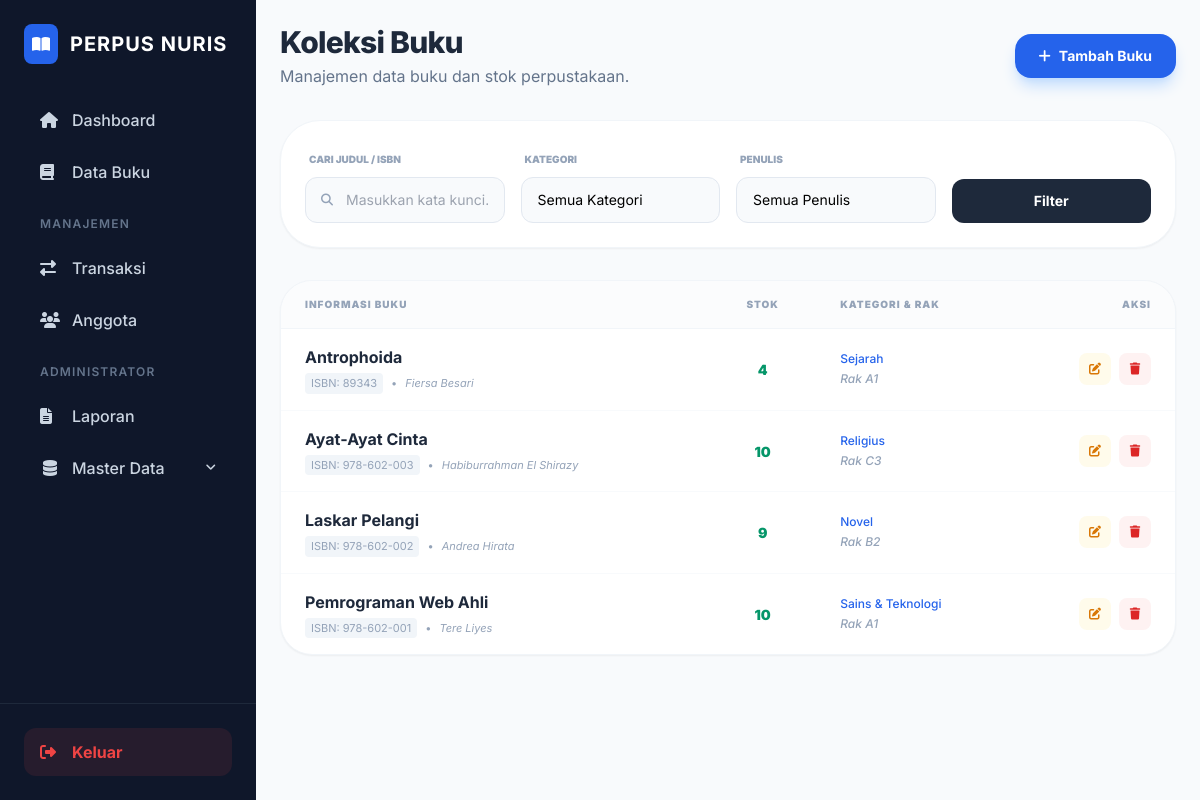
Page /pages/buku/index.php (signed in) on the committed database.
### tables this page shows
CREATE TABLE `buku` (
  `id` int NOT NULL,
  `judul_buku` varchar(255) NOT NULL,
  `isbn` varchar(20) DEFAULT NULL,
  `stok` int DEFAULT '0',
  `tahun_terbit` year DEFAULT NULL,
  `id_kategori` int DEFAULT NULL,
  `id_penulis` int DEFAULT NULL,
  `id_penerbit` int DEFAULT NULL,
  `id_rak` int DEFAULT NULL
);

CREATE TABLE `penulis` (
  `id` int NOT NULL,
  `nama_penulis` varchar(100) NOT NULL,
  `biografi` text
);

CREATE TABLE `kategori` (
  `id` int NOT NULL,
  `nama_kategori` varchar(50) NOT NULL
);

CREATE TABLE `rak` (
  `id` int NOT NULL,
  `nama_rak` varchar(50) NOT NULL,
  `lokasi` varchar(100) DEFAULT NULL
);

### pages/buku/index.php (the view, shortened to what this page needs)
<?php
require_once "../../konek.php";
require_once "../../layout/header.php";
require_once "../../layout/sidebar.php";
$search   = $_GET['search'] ?? '';
$sql = "SELECT b.*, k.nama_kategori, p.nama_penulis, pr.nama_penerbit, r.nama_rak
        FROM buku b
        LEFT JOIN kategori k ON b.id_kategori = k.id
        LEFT JOIN penulis p ON b.id_penulis = p.id
        LEFT JOIN penerbit pr ON b.id_penerbit = pr.id
        LEFT JOIN rak r ON b.id_rak = r.id
        WHERE 1=1";
$sql .= " ORDER BY b.id DESC";
$query = mysqli_query($conn, $sql);
?>
<div class="p-6">
    <div class="flex justify-between items-center mb-8">
        <div>
            <h2 class="text-3xl font-extrabold text-slate-800 tracking-tight">Koleksi Buku</h2>
            <p class="text-slate-500 mt-1">Manajemen data buku dan stok perpustakaan.</p>
        </div>
        <a href="tambah.php" class="bg-blue-600 hover:bg-blue-700 text-white font-bold px-6 py-3 rounded-2xl transition-all flex items-center gap-2 shadow-lg shadow-blue-200 text-sm">
            <i class="fas fa-plus"></i> Tambah Buku
        </a>
    </div>
    <div class="bg-white rounded-[2.5rem] shadow-sm border border-slate-100 p-6 mb-8">
        <form method="GET" action="" class="grid grid-cols-1 md:grid-cols-4 gap-4 items-end">
            <div class="space-y-2">
                <label class="text-[10px] font-black text-slate-400 uppercase ml-1">Cari Judul / ISBN</label>
                <div class="relative">
                    <i class="fas fa-search absolute left-4 top-1/2 -translate-y-1/2 text-slate-400 text-xs"></i>
                    <input type="text" name="search" value="<?= $search; ?>" placeholder="Masukkan kata kunci..."
                           class="w-full pl-10 pr-4 py-3 rounded-xl border border-slate-200 bg-slate-50 focus:ring-2 focus:ring-blue-500 outline-none transition-all text-sm">
                </div>
            </div>
            <div class="space-y-2">
                <label class="text-[10px] font-black text-slate-400 uppercase ml-1">Kategori</label>
                <select name="kategori" class="w-full px-4 py-3 rounded-xl border border-slate-200 bg-slate-50 focus:ring-2 focus:ring-blue-500 outline-none transition-all text-sm appearance-none">
                    <option value="">Semua Kategori</option>
                </select>
            </div>
            <div class="space-y-2">
                <label class="text-[10px] font-black text-slate-400 uppercase ml-1">Penulis</label>
                <select name="penulis" class="w-full px-4 py-3 rounded-xl border border-slate-200 bg-slate-50 focus:ring-2 focus:ring-blue-500 outline-none transition-all text-sm appearance-none">
                    <option value="">Semua Penulis</option>
                </select>
            </div>
            <div class="flex gap-2">
                <button type="submit" class="flex-1 bg-slate-800 hover:bg-slate-900 text-white font-bold py-3 rounded-xl transition-all text-sm">
                    Filter
                </button>
            </div>
        </form>
    </div>
    <div class="bg-white rounded-[2rem] shadow-sm border border-slate-100 overflow-hidden">
        <div class="overflow-x-auto">
            <table class="w-full text-left border-collapse">
                <thead>
                    <tr class="bg-slate-50/50 border-b border-slate-100">
                        <th class="px-6 py-4 text-[10px] font-black text-slate-400 uppercase tracking-widest">Informasi Buku</th>
                        <th class="px-6 py-4 text-[10px] font-black text-slate-400 uppercase tracking-widest text-center">Stok</th>
                        <th class="px-6 py-4 text-[10px] font-black text-slate-400 uppercase tracking-widest">Kategori & Rak</th>
                        <th class="px-6 py-4 text-[10px] font-black text-slate-400 uppercase tracking-widest text-right">Aksi</th>
                    </tr>
                </thead>
                <tbody class="divide-y divide-slate-50">
                    <?php if(mysqli_num_rows($query) > 0) : ?>
                        <?php while($row = mysqli_fetch_assoc($query)) : ?>
                        <tr class="hover:bg-slate-50/50 transition-colors">
                            <td class="px-6 py-4">
                                <div class="font-bold text-slate-800 mb-1"><?= $row['judul_buku']; ?></div>
                                <div class="text-[11px] text-slate-400 flex items-center gap-2">
                                    <span class="bg-slate-100 px-1.5 py-0.5 rounded">ISBN: <?= $row['isbn'] ?: '-'; ?></span>
                                    <span>&bull;</span>
                                    <span class="italic"><?= $row['nama_penulis'] ?: 'Tanpa Penulis'; ?></span>
                                </div>
                            </td>
                            <td class="px-6 py-4 text-center">
                                <span class="text-sm font-black <?= $row['stok'] > 0 ? 'text-emerald-600' : 'text-red-500' ?>">
                                    <?= $row['stok']; ?>
                                </span>
                            </td>
                            <td class="px-6 py-4 text-xs font-medium text-slate-600">
                                <div class="flex flex-col gap-1">
                                    <span class="text-blue-600"><?= $row['nama_kategori'] ?: 'Umum'; ?></span>
                                    <span class="text-slate-400 italic"><?= $row['nama_rak'] ?: 'Belum diatur'; ?></span>
                                </div>
                            </td>
                            <td class="px-6 py-4 text-right">
                                <div class="flex justify-end gap-2">
                                    <a href="edit.php?id=<?= $row['id']; ?>" class="w-8 h-8 rounded-lg bg-amber-50 text-amber-600 flex items-center justify-center hover:bg-amber-600 hover:text-white transition-all">
                                        <i class="fas fa-edit text-xs"></i>
                                    </a>
                                    <a href="hapus.php?id=<?= $row['id']; ?>" onclick="return confirm('Hapus buku ini?')" class="w-8 h-8 rounded-lg bg-red-50 text-red-600 flex items-center justify-center hover:bg-red-600 hover:text-white transition-all">
                                        <i class="fas fa-trash text-xs"></i>
                                    </a>
                                </div>
                            </td>
                        </tr>
                        <?php endwhile; ?>
                    <?php endif; ?>
                </tbody>
            </table>
        </div>
    </div>
</div>

### layout/header.php (style rules this page uses)
body { font-family: 'Inter', sans-serif; }

### rows in the picture
buku: judul_buku "Antrophoida", isbn "89343", id_penulis.nama_penulis "Fiersa Besari", stok "4", id_kategori.nama_kategori "Sejarah", id_rak.nama_rak "Rak A1"
buku: judul_buku "Ayat-Ayat Cinta", isbn "978-602-003", id_penulis.nama_penulis "Habiburrahman El Shirazy", stok "10", id_kategori.nama_kategori "Religius", id_rak.nama_rak "Rak C3"
buku: judul_buku "Laskar Pelangi", isbn "978-602-002", id_penulis.nama_penulis "Andrea Hirata", stok "9", id_kategori.nama_kategori "Novel", id_rak.nama_rak "Rak B2"
buku: judul_buku "Pemrograman Web Ahli", isbn "978-602-001", id_penulis.nama_penulis "Tere Liyes", stok "10", id_kategori.nama_kategori "Sains & Teknologi", id_rak.nama_rak "Rak A1"
